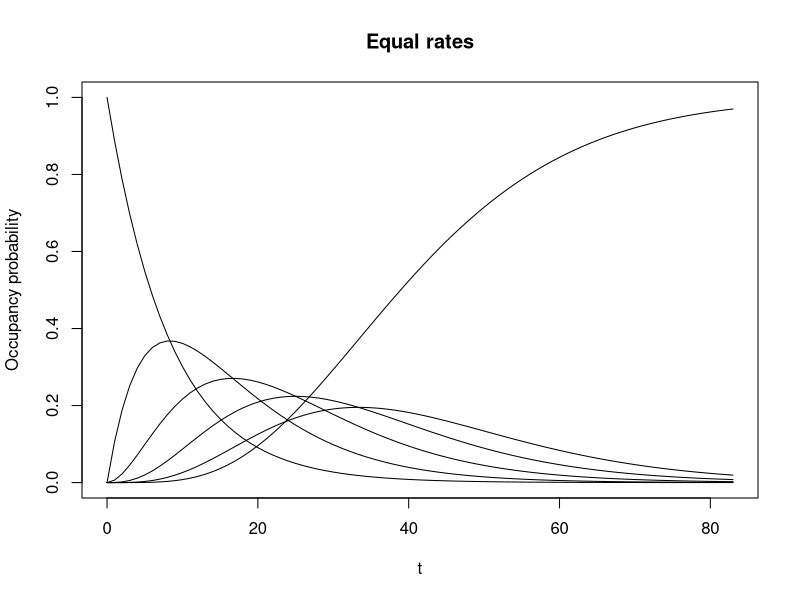
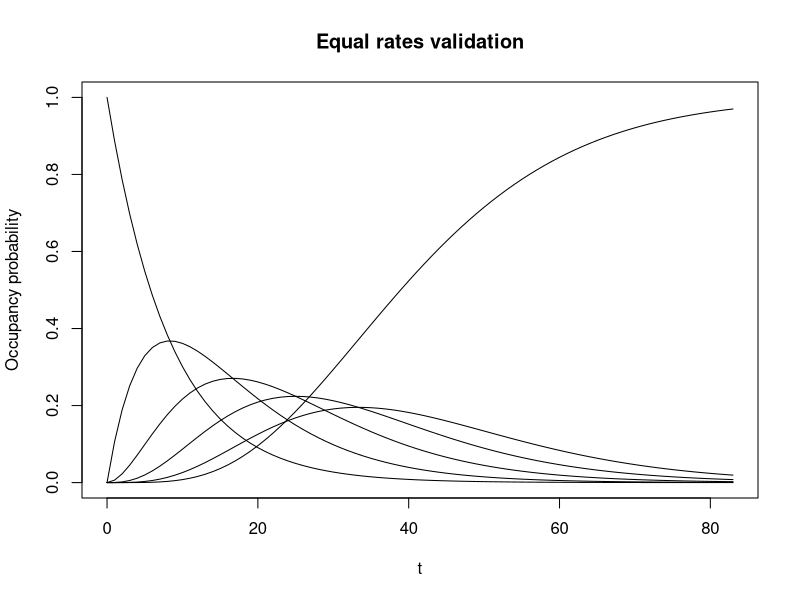
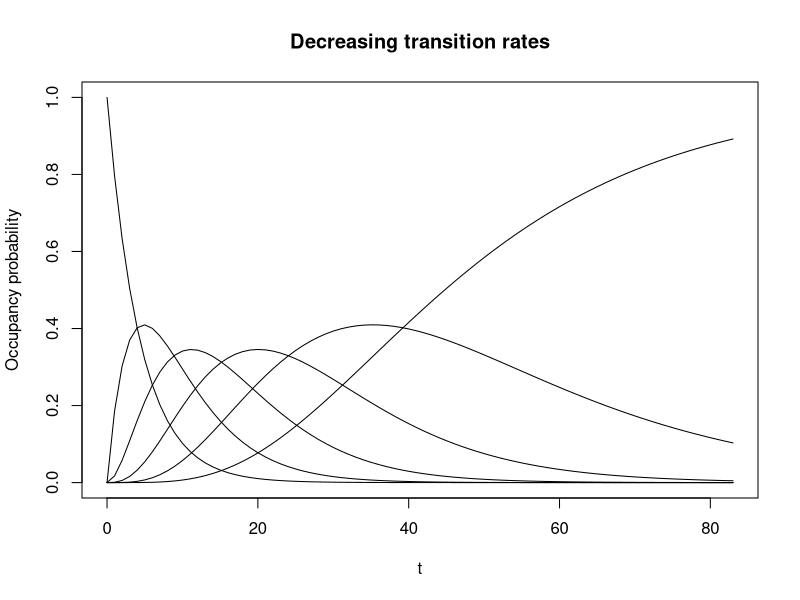
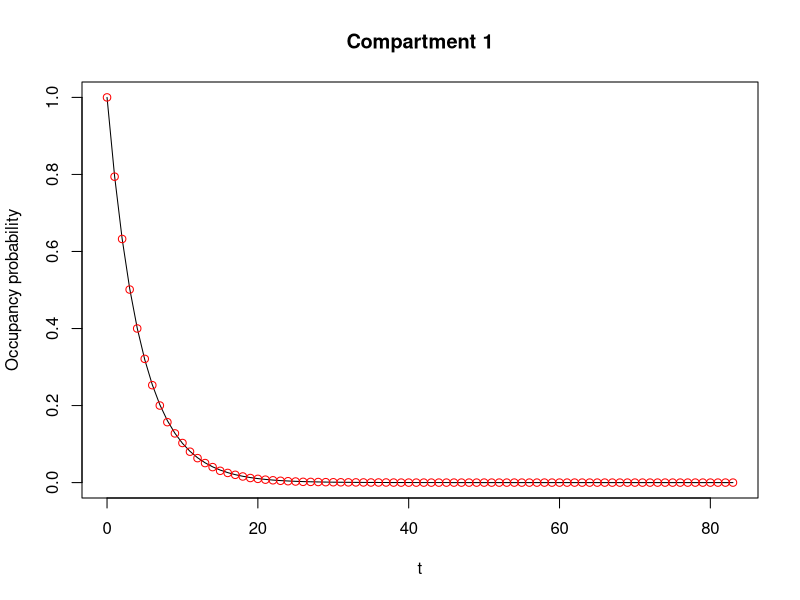
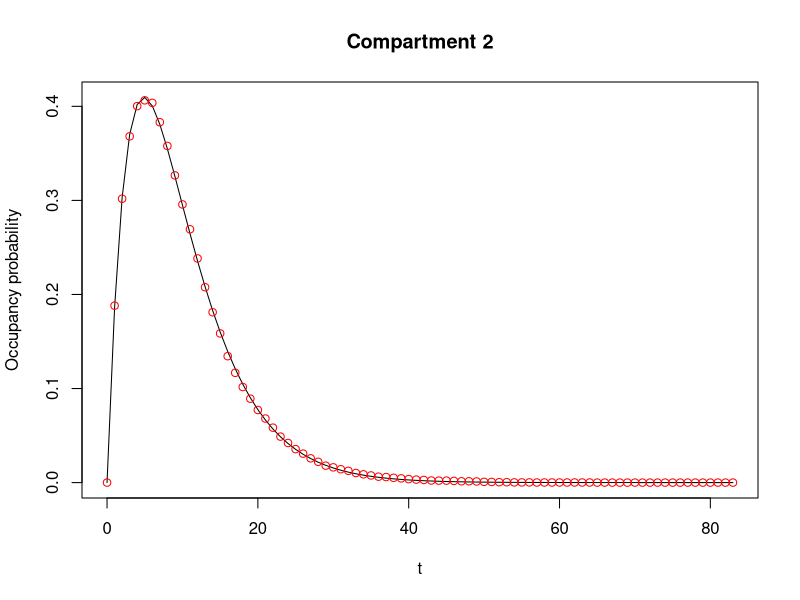
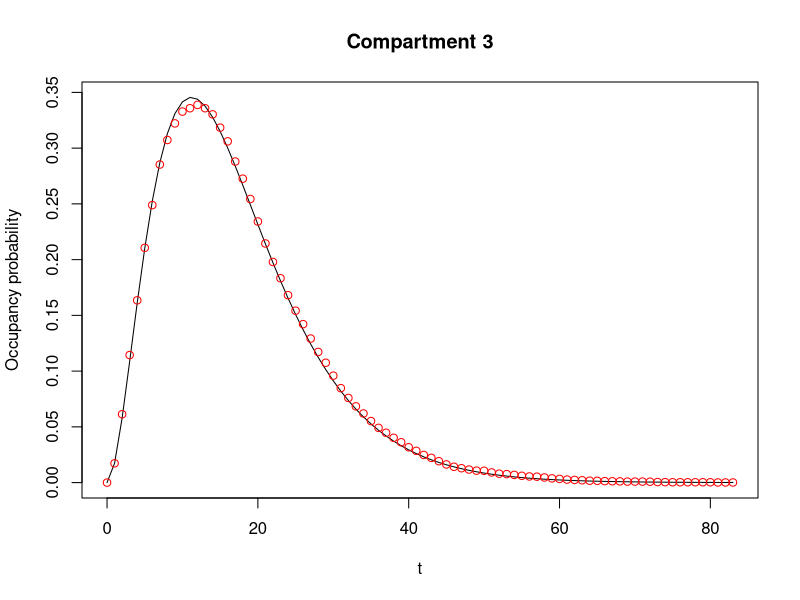
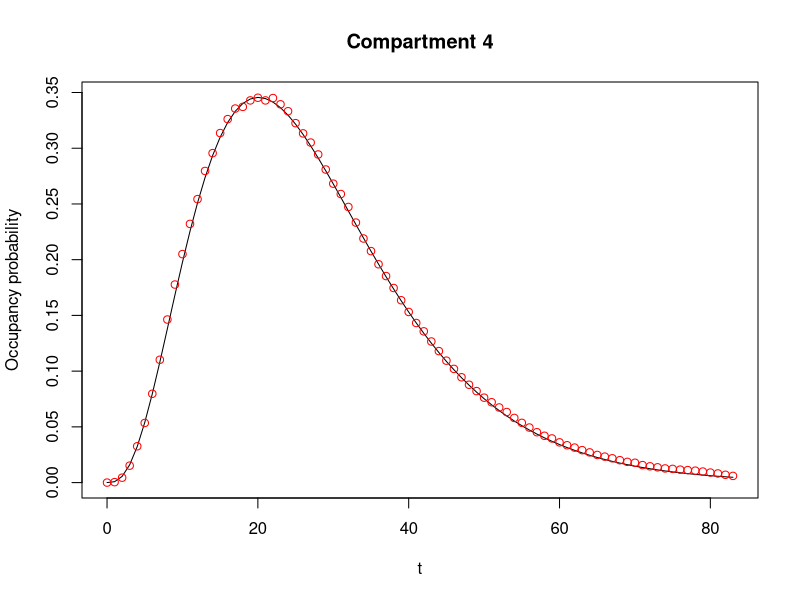
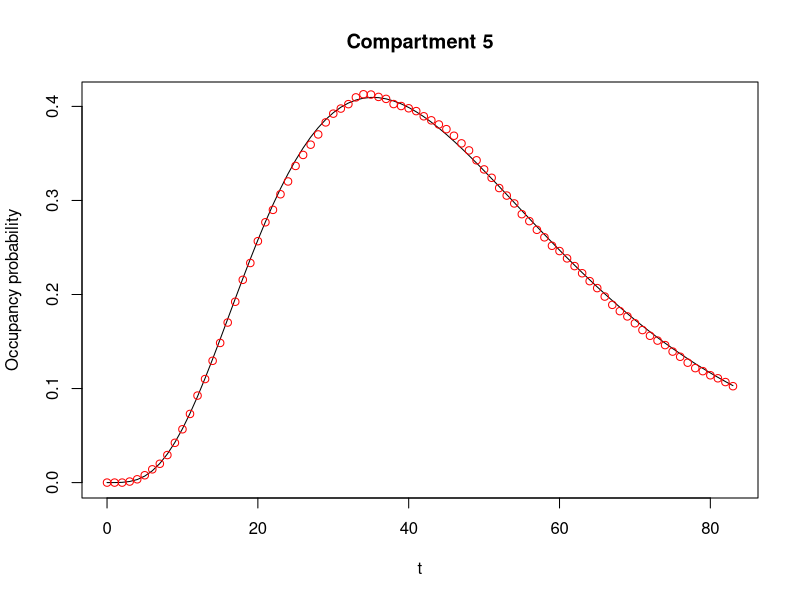

Write R code to recreate these figures, in order.
#' Compute the probability of occupying each of K compartments
#' @param rate (`numeric(1)` or `numeric(K-1)`)\cr
#'   The rate of transfer between each of the K compartments.
#'   If scalar, the rate is identical across all compartments.
#' @param K (`integer(1)`)\cr
#'   The number of sequential compartments.
#' @param t (`numeric()`)\cr
#'   The time axis to compute occupancy probabilities for.
#' @return
#'   A `list()` with the k'th element containing the probability of occupying the k'th compartment over time.
#' @examples
#'  occupancy_probability(0.1, 3, seq(0, 50))
#'  occupancy_probability(c(0.1, 0.2), 3, seq(0, 50))
occupancy_probability <- function(rate, K, t) {
  coll <- checkmate::makeAssertCollection()
  checkmate::assert(
    checkmate::check_number(rate),
    checkmate::check_numeric(rate, lower = 0, any.missing = FALSE, len = K - 1),
    add = coll
  )
  checkmate::assert_number(K, lower = 2, add = coll)
  checkmate::assert_numeric(t, lower = 0, add = coll)
  checkmate::reportAssertions(coll)

  # Compute the probability of less than K events over time
  if (length(rate) == 1) {

    # If a scalar rate is given, the problem reduces to the Erlang-distribution
    prob_lt_k <- purrr::map(1:(K - 1), \(k) {
      pgamma(t, shape = k, rate = lambda, lower.tail = FALSE)
    })

  } else {
    # We can compute the waiting time distributions (hypoexponential distributions)
    # https://en.wikipedia.org/wiki/Hypoexponential_distribution

    phypo <- function(t, shape = 1, rate = rep(1, shape), lower.tail = TRUE) {

      # For the first compartment, the problem is simply an exponential distribution
      if (shape == 1) {
        return(pexp(t, rate, lower.tail = FALSE))
      }

      # For the remaining compartments, we need to compute the hypoexponential distribution using the matrix method

      # Bi-diagnonal matrix of rates
      theta <- rbind(cbind(rep(0, shape - 1), diag(rate[1:(shape - 1)], nrow = shape - 1)), rep(0, shape)) - diag(rate)

      # Initial state (all in first compartment)
      alpha <- c(1, rep(0, shape - 1))

      # Ones vector
      ones <- matrix(rep(1, shape))

      # Compute the upper tail of the cumulative distribution function
      p <- purrr::map_dbl(
        t,
        \(t) as.numeric(alpha[1:shape] %*% Matrix::expm(t * theta[1:shape, 1:shape]) %*% ones[1:shape])
      )

      # Convert to lower tail if needed
      if (lower.tail) {
        p <- 1 - p
      }

      return(p)
    }

    # Retrieve each of the hypoexponential distributions
    prob_lt_k <- purrr::map(seq_along(rate), \(k) phypo(t, shape = k, rate = rate[1:k], lower.tail = FALSE))

  }

  # Compute the probability of occupying states k over time from the waiting time distributions
  # i.e. the difference of the cumulative distribution function for between states
  prob_k <- purrr::map(2:(K - 1), \(k) {
    prob_lt_k[[k]] - prob_lt_k[[k - 1]]
  })
  prob_k <- c(prob_lt_k[1], prob_k)

  # Add absorbing state
  prob_k <- c(prob_k, list(1 - purrr::reduce(prob_k, `+`)))

  return(prob_k)
}

# Plot the basis functions
tau <- 50 / 3
t <- seq(0, 5 * tau, by = 1)
K = 6
lambda = K / (3* tau)

# Using the Erlang distributions directly
prob_k <- occupancy_probability(lambda, K, t)
plot(t, prob_k[[1]], type = "l", ylim = c(0, 1), ylab = "Occupancy probability", main = "Equal rates")
purrr::walk(prob_k[2:K], ~ lines(t, .x))


# Checking that we get the same if we use the convolution method, but with identical rates
prob_k <- occupancy_probability(rep(lambda, K - 1), K, t)
plot(t, prob_k[[1]], type = "l", ylim = c(0, 1), ylab = "Occupancy probability", main = "Equal rates validation")
purrr::walk(prob_k[2:K], ~ lines(t, .x))


# Using different rates
rate <- rev(seq(K - 1)) # Use decreasing rates
rate <- rate * sum(1 / rate) / (K / lambda) # Normalize so total waiting time is equal between problems
# sum(1 / rate) == k / lambda
prob_k <- occupancy_probability(rate, K, t)
plot(t, prob_k[[1]], type = "l", ylim = c(0, 1), ylab = "Occupancy probability", main = "Decreasing transition rates")
purrr::walk(prob_k[2:K], ~ lines(t, .x))



# Compare with Monte Carlo expectation
n <- 1e4

# First we draw the times when each run leaves a given compartment k
r <- purrr::map(rate, ~ rexp(n, .x)) |>
  purrr::reduce(c) |>
  matrix(nrow = n) |>
  matrixStats::rowCumsums() |>
  cbind(rep(Inf, n))

# Then we determine which compartment they occupy at time t
occupancy_mc <- purrr::map(t, \(t) apply(r > t, 1, \(row) min(which(row))))

# Then we can compute the probability that compartment k is occupied at time t from the Monte Carlo data.
probability_occupancy <- purrr::map(1:K, \(k) purrr::map_dbl(seq_along(t), \(t) mean(occupancy_mc[[t]] == k)))


# Compare these MC probabilities with the analytical expectation
for (k in 1:K) {
  plot(t, prob_k[[k]], type = "l", ylab = "Occupancy probability", main = glue::glue("Compartment {k}"))
  points(t, probability_occupancy[[k]], col = "red")
}
